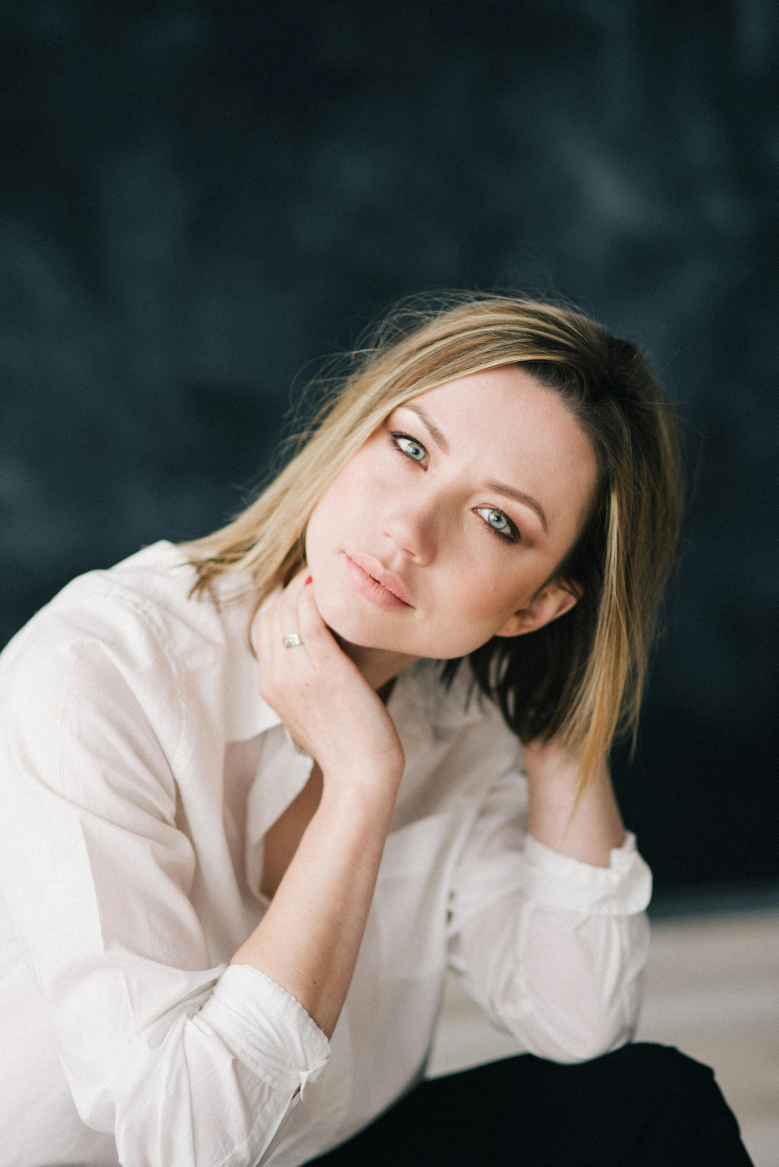
#> input picture figures/example_photo.jpg, 2336 x 3500 px, found by its file name (shown at 1/3 size)
$ jupyter execute 02-05-A-SVD.ipynb
#> lines starting #> are read from the running program, lines starting #| are printed output that depends on the picture
# Eigendecomposition and Singular Value Decomposition

Open in [Google Colab](https://colab.research.google.com/github/febse/ta2025/blob/main/02-05-A-SVD.ipynb)


[cell 1]
import numpy as np
import matplotlib.pyplot as plt

# Draw a heart in 2D using parametric equations

t = np.linspace(0, 2 * np.pi, 100)
x_heart = 16 * np.sin(t)**3
y_heart = 13 * np.cos(t) - 5 * np.cos(2 * t) - 2 * np.cos(3 * t) - np.cos(4 * t)

plt.plot(x_heart, y_heart, color='red')
plt.title("Heart Shape")
plt.axis('equal')
plt.show()
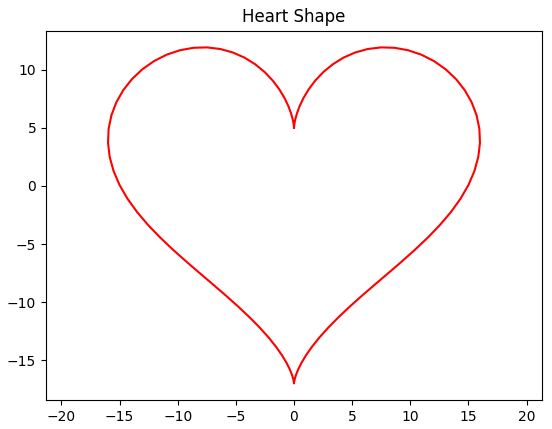
#> figure drawn by matplotlib, 1 panel

[cell 2]
from plotly import graph_objects as go

# Draw the heart shape in 3D by adding a z coordinate with some noise
# using plotly

z_heart = np.random.normal(0, 1, size=t.shape)

fig = go.Figure(data=[go.Scatter3d(
    x=x_heart,
    y=y_heart,
    z=z_heart,
    mode='markers',
    marker=dict(
        size=3,
        color='red',
    )
)])

fig.update_layout(
    title='3D Heart Shape',
    scene=dict(
        xaxis_title='X',
        yaxis_title='Y',
        zaxis_title='Z'
    ),
    width=800,
    height=800
)

[cell 3]
np.random.seed(42)

n = 15

x = np.random.uniform(140, 200, size=n)
y = 30 + 0.25 * x  + np.random.normal(0, 1, n)

XY = np.vstack([x, y]).T

fig = go.Figure()

fig.add_trace(go.Scatter(
    x=x,
    y=y,
    mode='markers',
    marker=dict(size=8, color='blue')
))

fig.update_layout(
    title='Simulated height/weight data',
    xaxis_title='Height (cm)',
    yaxis_title='Weight (kg)',
    width=600,
    height=500
)

fig.show()

First of all, let's recall what it does. In its heart this is a data compression technique. Let's start with a simple example that you may recall from linear algebra.

A square matrix represents a linear transformation within a vector space. For example, let's how the following matrix maps one vector to another in the plane. Note that this matrix is quite special (symmetric):

$$
A = \begin{pmatrix}
2 & -1.5 \\
-1.5 & 2
\end{pmatrix}
$$

[cell 4]
import numpy as np
import plotly.graph_objects as go

# Define the matrix A
A = np.array([[2, -1.5], [-1.5, 2]])

# Define the vectors
v1 = np.array([1, 0])
v2 = np.array([-1, 3])

# Compute images under A
Av1 = A @ v1
Av2 = A @ v2

# Compute eigenvectors of A
eigenvalues, eigenvectors = np.linalg.eig(A)
e1 = eigenvectors[:, 0]
e2 = eigenvectors[:, 1]

# Create the plot
fig = go.Figure()

# Add eigenvector lines extending across the plot
scale = 10  # Extend lines
fig.add_trace(go.Scatter(
    x=[-scale * e1[0], scale * e1[0]],
    y=[-scale * e1[1], scale * e1[1]],
    mode='lines',
    name=f'Eigenvector 1 (λ={eigenvalues[0]:.2f})',
    line=dict(color='gray', width=1, dash='dot'),
    showlegend=True
))

fig.add_trace(go.Scatter(
    x=[-scale * e2[0], scale * e2[0]],
    y=[-scale * e2[1], scale * e2[1]],
    mode='lines',
    name=fr'Eigenvector 2 (λ={eigenvalues[1]:.2f})',
    line=dict(color='darkgray', width=1, dash='dot'),
    showlegend=True
))


# Add original vectors (no labels)
fig.add_trace(go.Scatter(
    x=[0, v1[0]], y=[0, v1[1]],
    mode='lines+markers',
    name='v1',
    line=dict(color='blue', width=2),
    marker=dict(size=8)
))

fig.add_trace(go.Scatter(
    x=[0, v2[0]], y=[0, v2[1]],
    mode='lines+markers',
    name='v2',
    line=dict(color='red', width=2),
    marker=dict(size=8)
))

# Add eigenvectors (no labels)
fig.add_trace(go.Scatter(
    x=[0, e1[0]], y=[0, e1[1]],
    mode='lines+markers',
    name='e1',
    line=dict(color='green', width=2),
    marker=dict(size=8)
))

fig.add_trace(go.Scatter(
    x=[0, e2[0]], y=[0, e2[1]],
    mode='lines+markers',
    name='e2',
    line=dict(color='purple', width=2),
    marker=dict(size=8)
))

# Add transformed vectors (no labels)
fig.add_trace(go.Scatter(
    x=[0, Av1[0]], y=[0, Av1[1]],
    mode='lines+markers',
    name='A·v1',
    line=dict(color='lightblue', width=2, dash='dash'),
    marker=dict(size=8)
))

fig.add_trace(go.Scatter(
    x=[0, Av2[0]], y=[0, Av2[1]],
    mode='lines+markers',
    name='A·v2',
    line=dict(color='lightcoral', width=2, dash='dash'),
    marker=dict(size=8)
))

# Add transformed eigenvectors (no labels)
Ae1 = A @ e1
Ae2 = A @ e2

fig.add_trace(go.Scatter(
    x=[0, Ae1[0]], y=[0, Ae1[1]],
    mode='lines+markers',
    name='A·e1',
    line=dict(color='lightgreen', width=2, dash='dash'),
    marker=dict(size=8)
))

fig.add_trace(go.Scatter(
    x=[0, Ae2[0]], y=[0, Ae2[1]],
    mode='lines+markers',
    name='A·e2',
    line=dict(color='plum', width=2, dash='dash'),
    marker=dict(size=8)
))

# Update layout
fig.update_layout(
    title='Vectors and their Images under Matrix A',
    xaxis_title='x',
    yaxis_title='y',
    xaxis=dict(zeroline=True, zerolinewidth=2, zerolinecolor='black'),
    yaxis=dict(zeroline=True, zerolinewidth=2, zerolinecolor='black'),
    showlegend=True,
    width=800,
    height=800
)

fig.show()

[cell 5]
print("Eigenvalues:\n", eigenvalues)
print("Eivenvectors:\n", eigenvectors)

We can show that A (the whole transformation) can be represented using two steps

- Rotation
- Scaling
- Rotation

$$
A = V \Lambda V^T
$$

Where V is a rotation matrix (orthogonal) and Lambda is a scaling matrix (diagonal).

[cell 6]
# Helper to format coordinates
def fmt(x, y):
    return f"({x:.2f}, {y:.2f})"

v = np.array([2, 1])
# Create the transformation steps
v_step0 = v
v_step1 = eigenvectors.T @ v  # First rotation (V^T)
v_step2 = np.diag(eigenvalues) @ v_step1  # Scaling (Lambda)
v_step3 = eigenvectors @ v_step2  # Second rotation (V)

# Helper: eigenvector lines for the plot
def eigenvector_lines(e1, e2, scale=3):
    return [
        go.Scatter(
            x=[-scale * e1[0], scale * e1[0]],
            y=[-scale * e1[1], scale * e1[1]],
            mode='lines',
            line=dict(color='gray', width=1, dash='dot'),
            showlegend=False,
            name='Eigenvector 1'
        ),
        go.Scatter(
            x=[-scale * e2[0], scale * e2[0]],
            y=[-scale * e2[1], scale * e2[1]],
            mode='lines',
            line=dict(color='darkgray', width=1, dash='dot'),
            showlegend=False,
            name='Eigenvector 2'
        )
    ]

# Create frames for animation (with labels)
frames = []

# Frame 0: Original vector
frames.append(go.Frame(
    data=[
        *eigenvector_lines(e1, e2),
        go.Scatter(x=[0, v_step0[0]], y=[0, v_step0[1]],
                  mode='lines+markers+text', name='Vector',
                  line=dict(color='blue', width=3),
                  marker=dict(size=10),
                  text=[None, fmt(v_step0[0], v_step0[1])],
                  textposition='top right',
                  textfont=dict(color='blue'))
    ],
    name='0',
    layout=go.Layout(title_text='Step 0: Original vector v')
))

# Frame 1: After first rotation (V^T)
frames.append(go.Frame(
    data=[
        *eigenvector_lines(e1, e2),
        go.Scatter(x=[0, v_step1[0]], y=[0, v_step1[1]],
                  mode='lines+markers+text', name='Vector',
                  line=dict(color='green', width=3),
                  marker=dict(size=10),
                  text=[None, fmt(v_step1[0], v_step1[1])],
                  textposition='top right',
                  textfont=dict(color='green'))
    ],
    name='1',
    layout=go.Layout(title_text='Step 1: After rotation by V^T')
))

# Frame 2: After scaling (Lambda)
frames.append(go.Frame(
    data=[
        *eigenvector_lines(e1, e2),
        go.Scatter(x=[0, v_step2[0]], y=[0, v_step2[1]],
                  mode='lines+markers+text', name='Vector',
                  line=dict(color='orange', width=3),
                  marker=dict(size=10),
                  text=[None, fmt(v_step2[0], v_step2[1])],
                  textposition='top right',
                  textfont=dict(color='orange'))
    ],
    name='2',
    layout=go.Layout(title_text='Step 2: After scaling by Λ')
))

# Frame 3: After second rotation (V)
frames.append(go.Frame(
    data=[
        *eigenvector_lines(e1, e2),
        go.Scatter(x=[0, v_step3[0]], y=[0, v_step3[1]],
                  mode='lines+markers+text', name='Vector',
                  line=dict(color='red', width=3),
                  marker=dict(size=10),
                  text=[None, fmt(v_step3[0], v_step3[1])],
                  textposition='top right',
                  textfont=dict(color='red'))
    ],
    name='3',
    layout=go.Layout(title_text='Step 3: After rotation by V (final: A·v)')
))

# Create initial figure
fig = go.Figure(
    data=[
        *eigenvector_lines(e1, e2),
        go.Scatter(x=[0, v_step0[0]], y=[0, v_step0[1]],
                  mode='lines+markers+text', name='Vector',
                  line=dict(color='blue', width=3),
                  marker=dict(size=10),
                  text=[None, fmt(v_step0[0], v_step0[1])],
                  textposition='top right',
                  textfont=dict(color='blue'))
    ],
    layout=go.Layout(
        title='Decomposition: A = V Λ V^T',
        xaxis=dict(range=[-4, 4], zeroline=True, zerolinewidth=2),
        yaxis=dict(range=[-4, 4], zeroline=True, zerolinewidth=2),
        updatemenus=[dict(
            type='buttons',
            showactive=False,
            buttons=[
                 dict(label='Play', method='animate',
                     args=[None, dict(frame=dict(duration=2000, redraw=True),
                                  fromcurrent=True)])
            ]
        )],
        width=600,
        height=600
    ),
    frames=frames
)

fig.show()

## Rethinking Matrix Multiplication

To see why this representation is useful, let's revisit how we can think about matrix multiplication using a single example. The way matrix multiplication is usually presented in linear
algebra classes is often the least useful one. For example, consider the multiplication of two 2x2 matrices.

$$
\begin{pmatrix}
1 & 2 \\
3 & 4 \\
\end{pmatrix}
\begin{pmatrix}
a & b \\
c & d \\
\end{pmatrix} =
\begin{pmatrix}
1 a + 2 c & 1 b + 2 d \\
3 a + 4 c & 3 b + 4 d \\
\end{pmatrix}
$$

[cell 7]
A_reconstructed1 = eigenvectors @ np.diag(eigenvalues) @ eigenvectors.T

print("Reconstructed A (using all eigenvalues):\n", A_reconstructed1)

### Weighted Sums of Columns

Another way to think about this multiplication is that each column of the left matrix constructs a linear combination of the columns of the right matrix.

$$
\begin{pmatrix}
1 & 2 \\
3 & 4 \\
\end{pmatrix}
\begin{pmatrix}
a & b \\
c & d \\
\end{pmatrix} =
\begin{pmatrix}
a \begin{pmatrix} 1 \\ 3 \end{pmatrix} + c \begin{pmatrix} 2 \\ 4 \end{pmatrix} & b \begin{pmatrix} 1 \\ 3 \end{pmatrix} + d \begin{pmatrix} 2 \\ 4 \end{pmatrix}
\end{pmatrix}
= \begin{pmatrix}
1 a + 2 c & 1 b + 2 d \\
3 a + 4 c & 3 b + 4 d
\end{pmatrix}
$$

The latter way of thinking about the multiplication is useful when we think about regression models where the coefficients weight different features (columns) to produce predictions.

### Sum of Outer Products

For understanding the SVD we need a third way of thinking about matrix multiplication and it is as a sum of outer products of the columns of the left matrix and the rows of the right matrix.

$$
\begin{align*}
\begin{pmatrix}
1 & 2 \\
3 & 4 \\
\end{pmatrix}
\begin{pmatrix}
a & b \\
c & d \\
\end{pmatrix}
& = \begin{pmatrix} 1 \\ 3 \end{pmatrix} \begin{pmatrix} a & b \end{pmatrix} + \begin{pmatrix} 2 \\ 4 \end{pmatrix} \begin{pmatrix} c & d \end{pmatrix} \\
& = \begin{pmatrix}
1 a & 1 b \\
3 a & 3 b \\
\end{pmatrix} +
\begin{pmatrix}
2 c & 2 d \\
4 c & 4 d \\
\end{pmatrix} \\
& = \begin{pmatrix}
1 a + 2 c & 1 b + 2 d \\
3 a + 4 c & 3 b + 4 d \\
\end{pmatrix}
\end{align*}
$$

In the case of the eigendecomposition of A the sum of outer products looks like this:

$$
A = \lambda_1 v_1 v_1^T + \lambda_2 v_2 v_2^T
$$

[cell 8]
print("The matrix A:\n", A)

[cell 9]
# The reconstructed matrix A from its eigendecomposition

A_layer_1 = np.outer(eigenvectors[:, 0], eigenvectors[:, 0])
print("A_layer_1:\n", A_layer_1)

A_layer_2 = np.outer(eigenvectors[:, 1], eigenvectors[:, 1])
print("A_layer_2:\n", A_layer_2)

A_reconstructed = eigenvalues[0] * A_layer_1 + eigenvalues[1] * A_layer_2

print("Reconstructed matrix A from its eigendecomposition:\n", A_reconstructed)

## Singular Value Decomposition (SVD)

The eigen-decomposition works only for square matrices. For rectangular matrices we can derive a similar decomposition in the form of

$$
A = \underbrace{\begin{pmatrix}
u_{11} & u_{12} & u_{13} & \ldots & u_{1n} \\
u_{21} & u_{22} & u_{23} & \ldots & u_{2n} \\
\vdots & \vdots & \vdots & \ddots & \vdots \\
u_{n1} & u_{n2} & u_{n3} & \ldots & u_{nn}
\end{pmatrix}}_{n \times n}
\underbrace{\begin{pmatrix}
\sigma_1 & 0 & 0 & \ldots & 0 \\
0 & \sigma_2 & 0 & \ldots & 0 \\
0 & 0 & \sigma_3 & \ldots & 0 \\
\vdots & \vdots & \vdots & \ddots & \vdots \\
0 & 0 & 0 & \ldots & \sigma_m
\end{pmatrix}}_{n \times m}
\underbrace{\begin{pmatrix}
v_{11} & v_{12} & v_{13} & \ldots & v_{1m} \\
v_{21} & v_{22} & v_{23} & \ldots & v_{2m} \\
\vdots & \vdots & \vdots & \ddots & \vdots \\
v_{m1} & v_{m2} & v_{m3} & \ldots & v_{mm}
\end{pmatrix}}_{m \times m} = U \Sigma V^T
$$

where U and V are orthogonal matrices (rotations) and Sigma is a diagonal matrix (scaling). The values on the diagonal of Sigma are called singular values.

As a reminder, an orthogonal matrix is a square matrix whose columns and rows are orthogonal unit vectors (orthonormal vectors). The product of an orthogonal matrix and its transpose results in the identity matrix.

$$
\begin{align*}
U^T U & = I \\
V^T V & = I
\end{align*}
$$

[cell 10]
from PIL import Image
import requests
from io import BytesIO
# Load the image as grayscale

url = "https://raw.githubusercontent.com/febse/data/refs/heads/main/ta/example_photo.jpg"
response = requests.get(url)
img = Image.open(BytesIO(response.content)).convert("L")
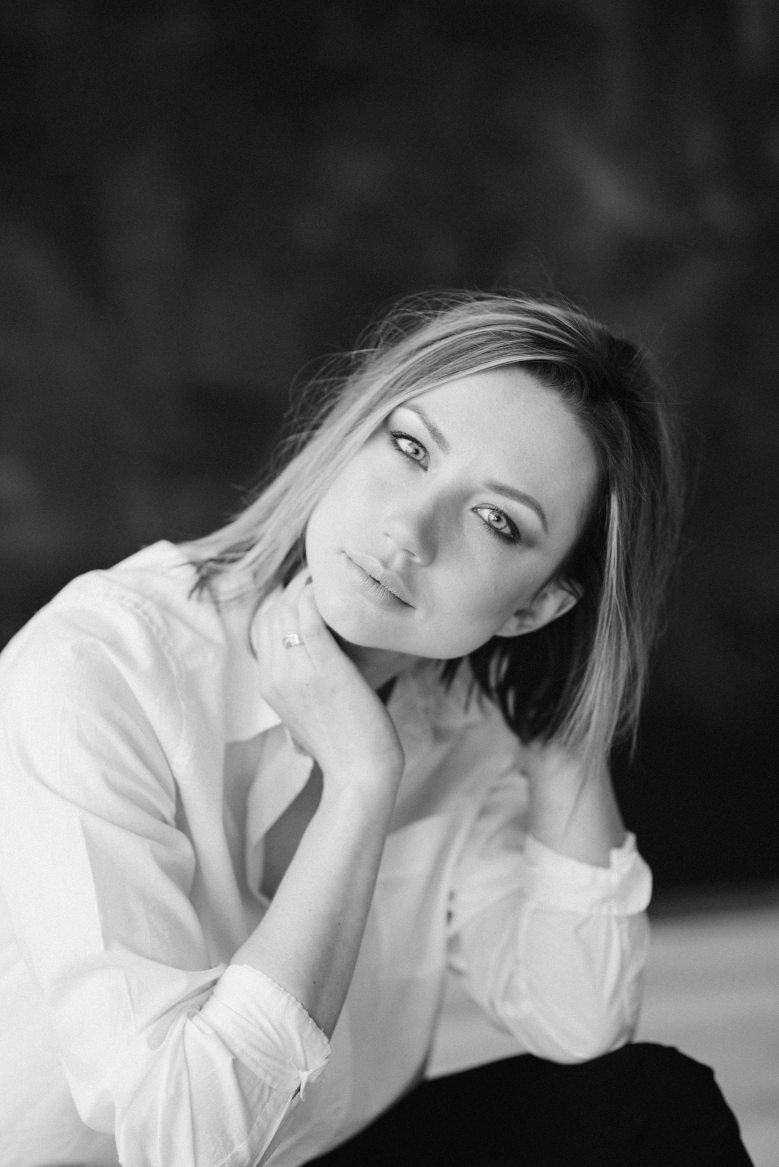
#> img: PIL image 2336x3500 L (shown at 1/3 size); min 0, max 255, mean 103
img = img.resize((200, int(img.height * 200 / img.width)))
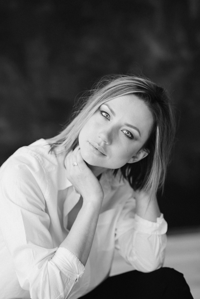
#> img: PIL image 200x299 L; min 6, max 242, mean 103.1
display(img)

[cell 11]
# Convert the grayscale PIL image to a NumPy array and display as numbers
img_matrix = np.array(img)
print(img_matrix)
#> (printed output is left out)
print("Shape:", img_matrix.shape, "Dtype:", img_matrix.dtype)
#| Shape: (299, 200) Dtype: uint8

[cell 12]
# Do a SVD on the image matrix

U, S, VT = np.linalg.svd(img_matrix, full_matrices=False)
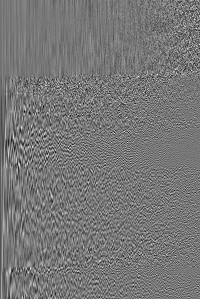
#> U: shape (299, 200) float64; min -0.292, max 0.332, mean -0.000167; drawn with min black and max white
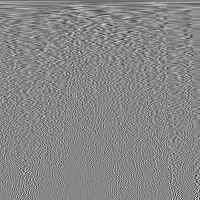
#> VT: shape (200, 200) float64; min -0.438, max 0.386, mean -0.00027; drawn with min black and max white
#> S = 200 values, max 29791.3 at index 0, min 3.89 at index 199, mean 420.7

[cell 13]
(U.T @ U).round(6)  # Should be close to identity matrix

[cell 14]
(VT.T @ VT).round(6)  # Should be close to identity matrix

[cell 15]
# Compute the outer product of the first column of U with the first row of VT scaled by the first singular value

comp_n = 20

rank1_component = S[comp_n] * np.outer(U[:, comp_n], VT[comp_n, :])
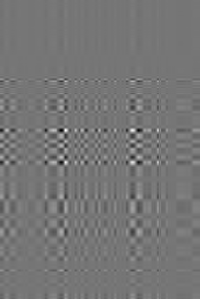
#> rank1_component: shape (299, 200) float64; min -28.33, max 32.83, mean 0; drawn with min black and max white

# Convert to uint8 and display
rank1_uint8 = np.clip(rank1_component, 0, 255).astype(np.uint8)
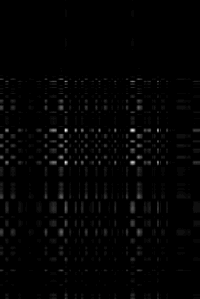
#> rank1_uint8: shape (299, 200); min 0, max 32, mean 0.4; drawn with min black and max white
rank1_pil = Image.fromarray(rank1_uint8)
# display(rank1_pil.resize((400, int(rank1_pil.height * 400 / rank1_pil.width))))

# Reconstruct the image using only the first singular value
img_rank1 = U[:, 0:comp_n] @ np.diag(S[0:comp_n]) @ VT[0:comp_n, :]
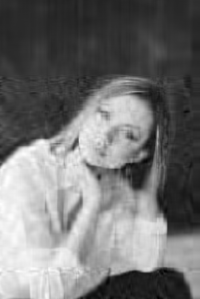
#> img_rank1: shape (299, 200) float64; min -20.89, max 253.9, mean 103; drawn with min black and max white

# Convert to uint8 and display
img_rank1_uint8 = np.clip(img_rank1, 0, 255).astype(np.uint8)
img_rank1_pil = Image.fromarray(img_rank1_uint8)
# display(img_rank1_pil.resize((400, int(img_rank1_pil.height * 400 / img_rank1_pil.width))))

# Show both images side by side for comparison
combined_width = rank1_pil.width + img_rank1_pil.width
#> combined_width = 400
combined_height = max(rank1_pil.height, img_rank1_pil.height)
#> combined_height = 299
combined_image = Image.new('L', (combined_width, combined_height))
#> combined_image: PIL image 400x299 L; every value is 0
combined_image.paste(rank1_pil, (0, 0))
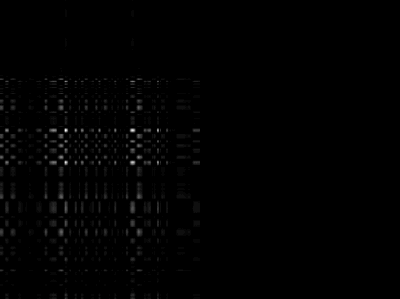
#> combined_image: PIL image 400x299 L; min 0, max 32, mean 0.2; drawn with min black and max white
combined_image.paste(img_rank1_pil, (rank1_pil.width, 0))
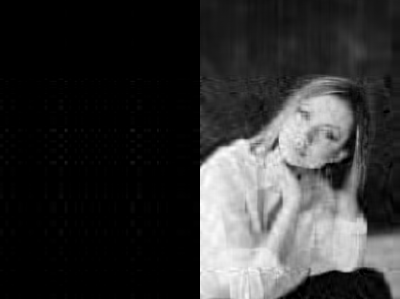
#> combined_image: PIL image 400x299 L; min 0, max 253, mean 51.5

# Display them side by side in one row
display(combined_image.resize((800, int(combined_image.height * 800 / combined_image.width))))
